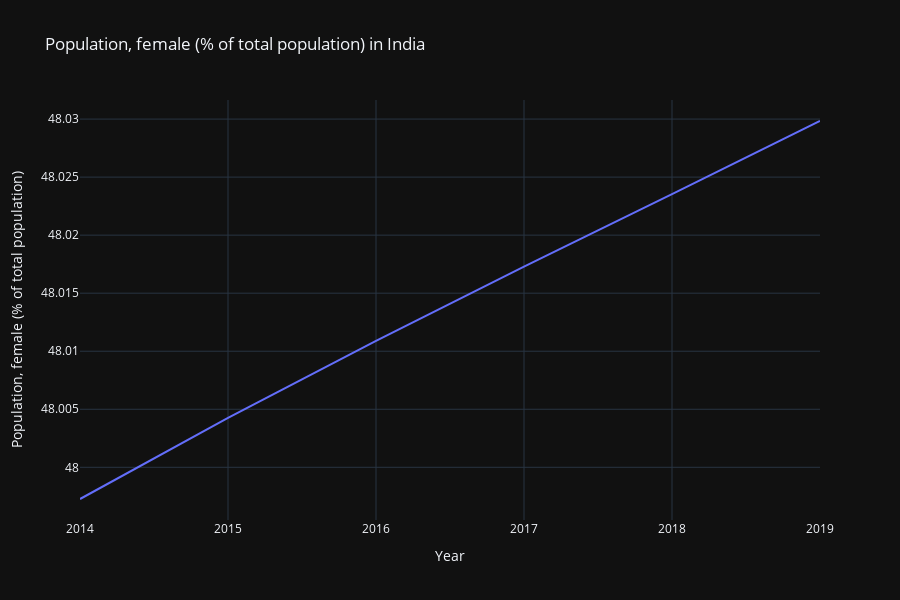

The notebook cell saved with this chart:
### Code cell
fig = px.line(
    df_female_ind,
    x= "Year",
    labels={"value":"Population, female (% of total population)"},
    y= "value",
    height= 600,
    template=list(plotly.io.templates.keys())[5],
    title= "Population, female (% of total population) in India"
)

fig.update_layout(showlegend= False)
fig.show()

### Figure 1 — Plotly figure (JSON) as saved in the notebook; plotly's stock layout.template omitted (floating-point values rounded to 4 significant figures)
{"data": [{"hovertemplate": "Year=%{x}<br>Population, female (% of total population)=%{y}<extra></extra>", "legendgroup": "", "line": {"color": "#636efa", "dash": "solid"}, "marker": {"symbol": "circle"}, "mode": "lines", "name": "", "orientation": "v", "showlegend": false, "type": "scatter", "x": [2014, 2015, 2016, 2017, 2018, 2019], "xaxis": "x", "y": [48.0, 48.0, 48.01, 48.02, 48.02, 48.03], "yaxis": "y"}], "layout": {"height": 600, "legend": {"tracegroupgap": 0}, "showlegend": false, "title": {"text": "Population, female (% of total population) in India"}, "xaxis": {"anchor": "y", "domain": [0, 1], "title": {"text": "Year"}}, "yaxis": {"anchor": "x", "domain": [0, 1], "title": {"text": "Population, female (% of total population)"}}}}
